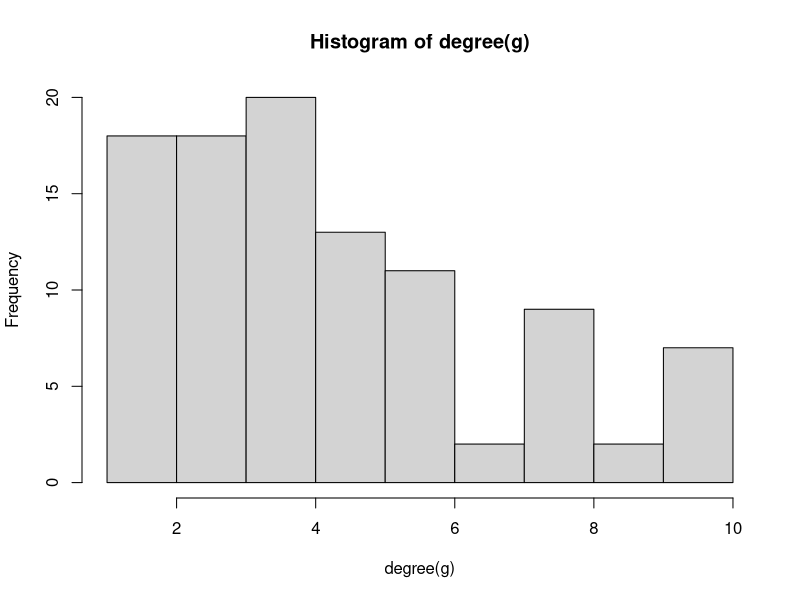
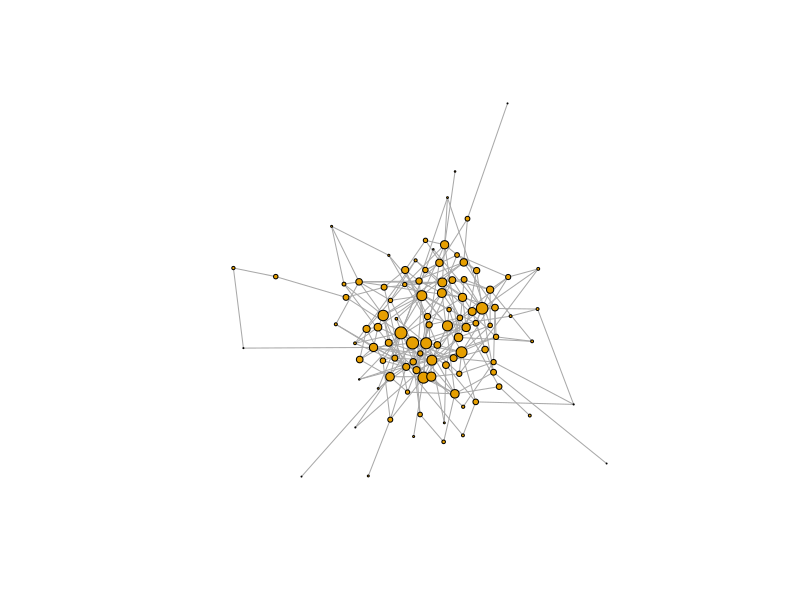

Write the R code that produced these figures, in order.
"
1. Plik z rozwiązaniem nazwij mysolution/mysolution1.R (lub inne rozszerzenie, zależnie
od języka programowania).
2. Wygeneruj sieć Erdős-Rényi o stu wierzchołkach i prawdopodobieństwie krawędzi = 0.05.
3. Wydrukuj podsumowanie grafu - czy graf jest ważony?
4. Wylistuj wszystkie wierzchołki i krawędzie.
5. Ustaw wagi wszystkich krawędzi na losowe z zakresu 0.01 do 1
6. Wydrukuj ponownie podsumowanie grafu - czy teraz graf jest ważony?
7. Jaki jest stopień każdego węzła? Następnie stwórz histogram stopni węzłów.
8. Ile jest klastrów (connected components) w grafie?
9. Zwizualizuj graf w taki sposób, aby rozmiar węzłów odpowiadał mierze PageRank.
"

library(igraph)

# 2.
g <- erdos.renyi.game(p.or.m=0.05, n=100)

# 3.
summary(g)
"
Graf nie jest ważony - podsumowanie grafu to:

IGRAPH c43c49b U--- 100 241 -- Erdos-Renyi (gnp) graph
+ attr: name (g/c), type (g/c), loops (g/l), p (g/n)

Gdyby graf był ważony, na poz. 18. w 1. wierszu byłoby 'W' zamiast '-'.
"

# 4.
V(g)
E(g)

# 5.
E(g)$weight <- runif(length(E(g)), 0.01, 1)

# 6.
summary(g)
"
Po tej operacji graf jest ważony:

IGRAPH c43c49b U-W- 100 213 -- Erdos-Renyi (gnp) graph
+ attr: name (g/c), type (g/c), loops (g/l), p (g/n), weight (e/n)
"

# 7.
degree(g)
hist(degree(g))

# 8.
cl <- clusters(g)
cat("Liczba klastrów w grafie:", cl$no, "\n")

# 9.
pr <- page.rank(g)$vector
plot(g, vertex.size=pr*300, vertex.label=NA, edge.arrow.size=.2)
